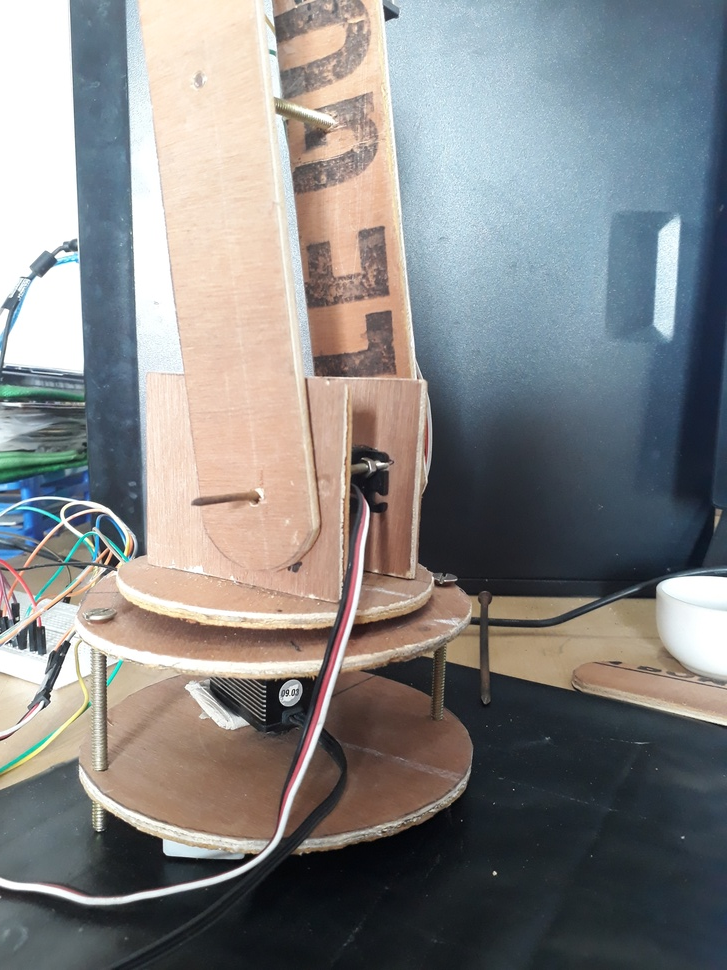
#> input picture Pictures/20180706_143313.jpg, 727 x 970 px, shrunk from 3096 x 4128 before the run, given in place of the camera
$ python 'object detection blue.py'   (Python 2 division)   (older library calls are emulated)
#> lines starting #> are read from the running program, lines starting #| are printed output that depends on the picture; after the words box and inside, x2 and y2 are one past the last pixel; in counts of white or black regions, pixels touching at a corner belong together
import cv2
import numpy as np
cam = cv2.VideoCapture(0)

# Take each frame
_, frame=cam.read()
#> frame is the input picture: shape (970, 727, 3); mean B, G, R 132.5, 132.9, 133.5
blurred=cv2.GaussianBlur(frame,(5,5),0)
ret,thresh=cv2.threshold(blurred,50,255,0)
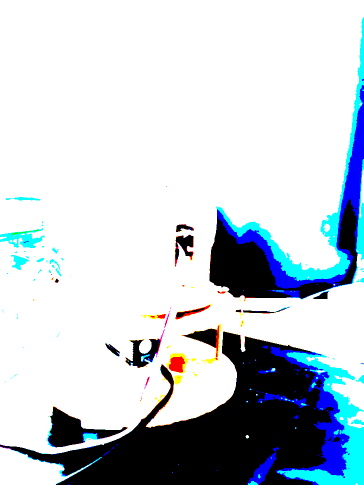
#> thresh: shape (970, 727, 3) (shown at 1/2 size); mean B, G, R 212.9, 205.1, 195.7
# Convert BGR to HSV
hsv = cv2.cvtColor(thresh, cv2.COLOR_BGR2HSV)
#> hsv: shape (970, 727, 3); mean H, S, V 7.8, 20.5, 214.5
# define range of blue color in HSV
lower_red = np.array([0,100,100])
upper_red = np.array([20,255,255])
lower_blue = np.array([70,50,50])
upper_blue = np.array([120,255,255])

# Threshold the HSV image to get only blue colors
maskb = cv2.inRange(hsv, lower_blue, upper_blue)
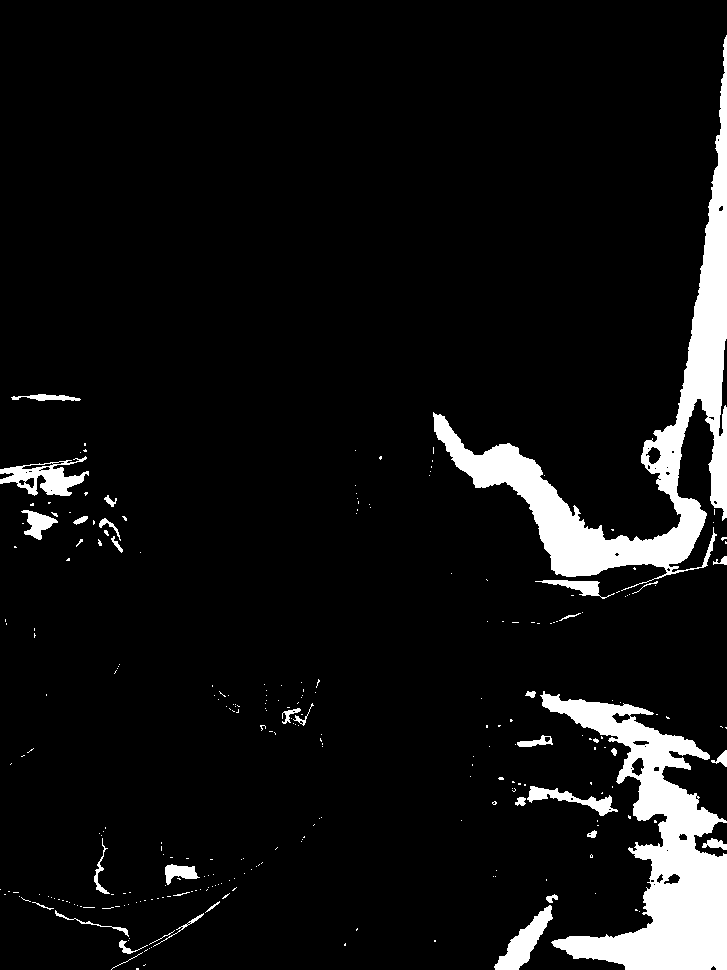
#> maskb: shape (970, 727); 7.4% white; 273 white regions (238 under 20 px), largest, box (x1, y1, x2, y2) and area: (433, 35, 727, 591) 23010, (540, 691, 727, 970) 20440, (0, 456, 89, 496) 1595
maskr = cv2.inRange(hsv, lower_red, upper_red)
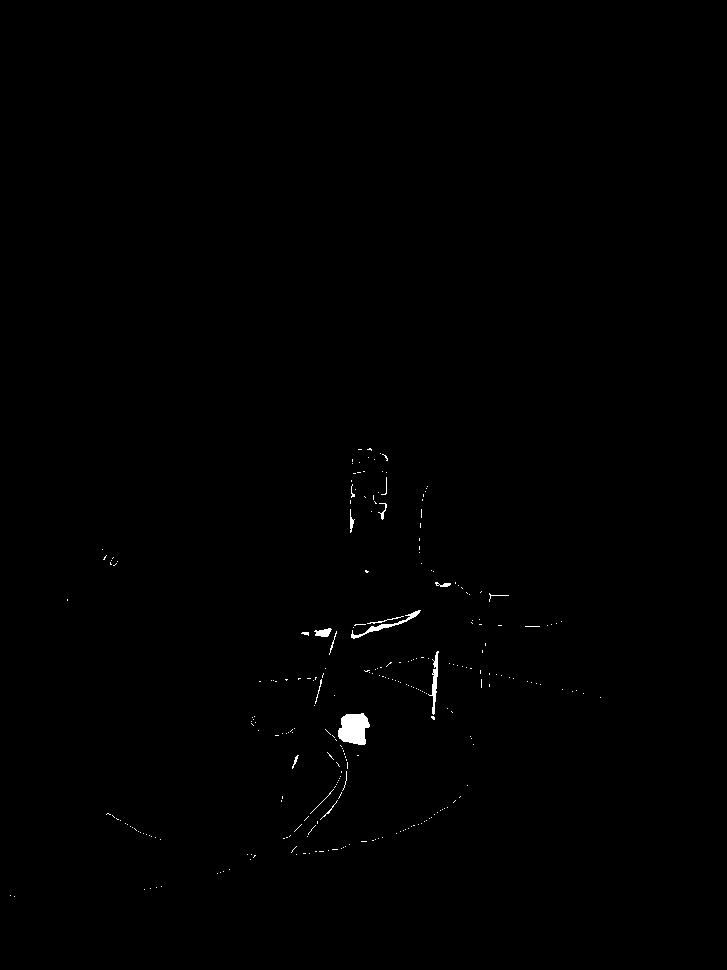
#> maskr: shape (970, 727); 0.34% white; 271 white regions (253 under 20 px)
# Bitwise-AND mask and original image
resb = cv2.bitwise_and(frame,frame, mask= maskb)
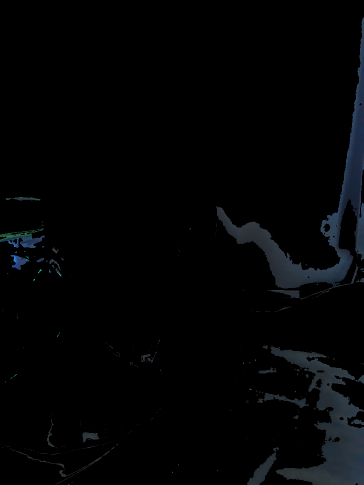
#> resb: shape (970, 727, 3) (shown at 1/2 size); mean B, G, R 4.8, 3.9, 3
resr = cv2.bitwise_and(frame,frame, mask= maskr)

mask_invb=cv2.bitwise_not(resb)
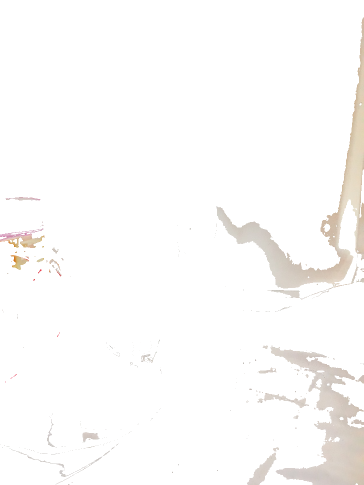
#> mask_invb: shape (970, 727, 3) (shown at 1/2 size); mean B, G, R 250.2, 251.1, 252
mask_invr=cv2.bitwise_not(resr)
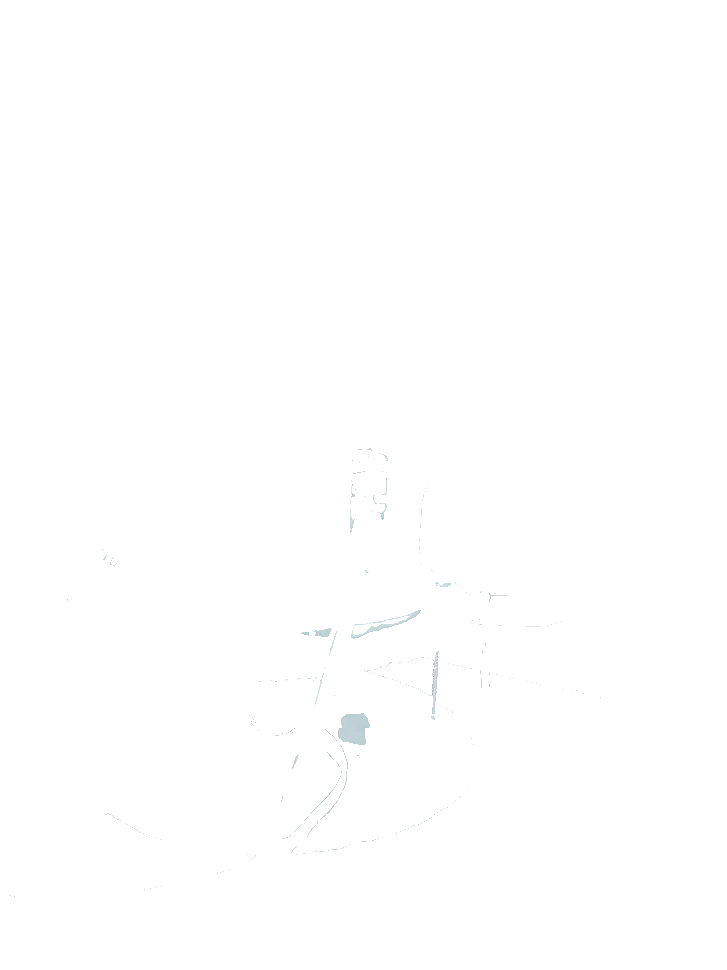
#> mask_invr: shape (970, 727, 3); mean B, G, R 254.9, 254.9, 254.8
grayb= cv2.cvtColor(mask_invb,cv2.COLOR_BGR2GRAY)
grayr= cv2.cvtColor(mask_invr,cv2.COLOR_BGR2GRAY)
#blurred1=cv2.GaussianBlur(gray,(5,5),0)
#ret,thresh1=cv2.threshold(blurred1,50,255,0)
finalb=cv2.bitwise_not(grayb)
finalr=cv2.bitwise_not(grayr)
_,contoursb,_= cv2.findContours(finalb,cv2.RETR_TREE,cv2.CHAIN_APPROX_SIMPLE)
#> contoursb = 320 contours, 277 with area under 20; largest, box (x1, y1, x2, y2) and area: (433, 35, 727, 591) 22048, (540, 691, 727, 970) 20228, (0, 456, 89, 496) 1588, (494, 905, 553, 970) 1320, (527, 786, 618, 816) 738
for b in contoursb:
    M=cv2.moments(b)
    cxb= int(M["m10"]/ M["m00"])
    cyb= int(M["m01"]/ M["m00"])
    cv2.drawContours(frame, [b], -1, (0,255,0), 3)
    cv2.circle(frame,(cxb,cyb),5,(0,255,0),-1)
    print("for blue")
    print cxb
    print cyb
    break
#> this loop made 1 pass
#> (b, cxb, cyb) on pass 1: ([[136, 968], [136, 969], [138, 969], [138, 968]], 137, 968)
#> (printed output is left out)
#> frame: shape (970, 727, 3); 0.01% of pixels changed, all inside (x1, y1, x2, y2) = (132, 963, 143, 970)
_,contoursr,_= cv2.findContours(finalr,cv2.RETR_TREE,cv2.CHAIN_APPROX_SIMPLE)
#> contoursr = 273 contours, 266 with area under 20; largest, box (x1, y1, x2, y2) and area: (338, 713, 370, 745) 714, (351, 610, 421, 639) 184, (428, 651, 439, 715) 166, (314, 628, 332, 637) 84, (435, 582, 451, 587) 29, (350, 509, 355, 533) 27, (378, 503, 387, 520) 20
for r in contoursr:
    R=cv2.moments(r)
#> (the run stopped early here; a loop or call above may not have finished)

$ run again, on Pictures/20180706_143330.jpg
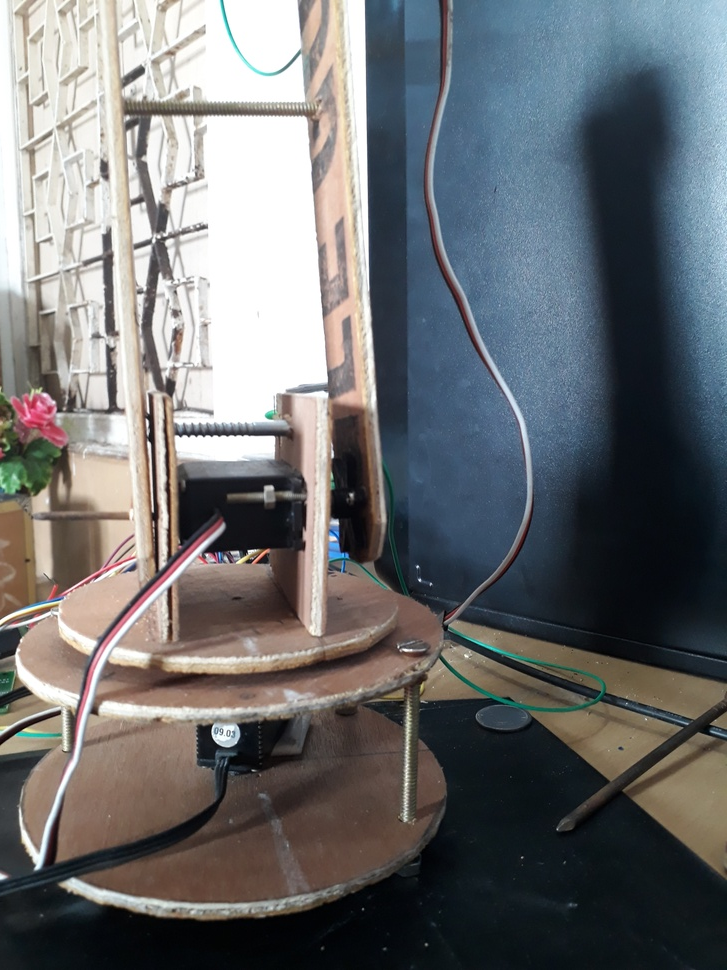
#> input picture Pictures/20180706_143330.jpg, 727 x 970 px, shrunk from 3096 x 4128 before the run, given in place of the camera
#> frame is the input picture: shape (970, 727, 3); mean B, G, R 112.4, 110.6, 109
#> hsv: shape (970, 727, 3); mean H, S, V 6.2, 19.1, 193.6
#> `maskb = cv2.inRange(hsv, lower_blue, upper_blue)`:
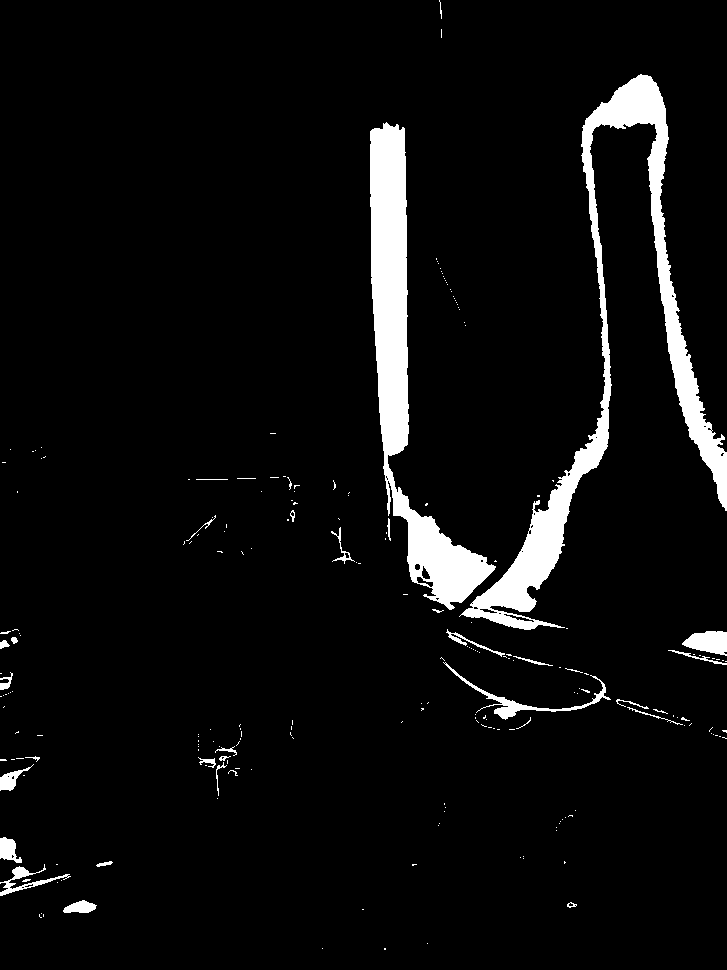
#> maskb: shape (970, 727); 5.6% white; 221 white regions (186 under 20 px), largest, box (x1, y1, x2, y2) and area: (459, 74, 727, 630) 17756, (370, 122, 496, 610) 16081, (443, 662, 611, 720) 972
#> maskr: shape (970, 727); 1% white; 485 white regions (455 under 20 px)
#> `mask_invr=cv2.bitwise_not(resr)`:
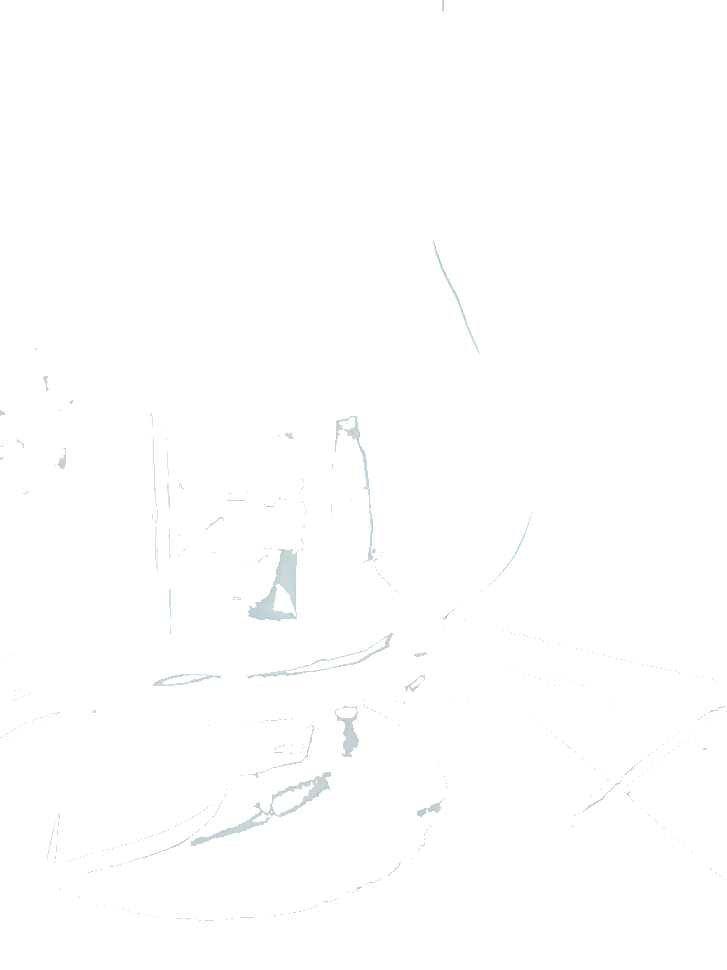
#> mask_invr: shape (970, 727, 3); mean B, G, R 254.6, 254.6, 254.4
#> contoursb = 256 contours, 225 with area under 20; largest, box (x1, y1, x2, y2) and area: (459, 74, 727, 630) 16694, (370, 122, 496, 610) 15632, (443, 662, 611, 720) 730, (682, 631, 727, 656) 726, (0, 864, 71, 896) 386
#> the loop `for b in contoursb:` made 1 pass
#> (b, cxb, cyb) on pass 1: ([[384, 948], [384, 949], [385, 949], [385, 948]], 384, 948)
#> (printed output is left out)
#> contoursr = 490 contours, 471 with area under 20; largest, box (x1, y1, x2, y2) and area: (248, 549, 299, 621) 1802, (191, 772, 331, 846) 1649, (271, 781, 315, 816) 628, (272, 583, 297, 617) 438, (335, 706, 359, 757) 398

$ run again, on Pictures/20180706_143429.jpg
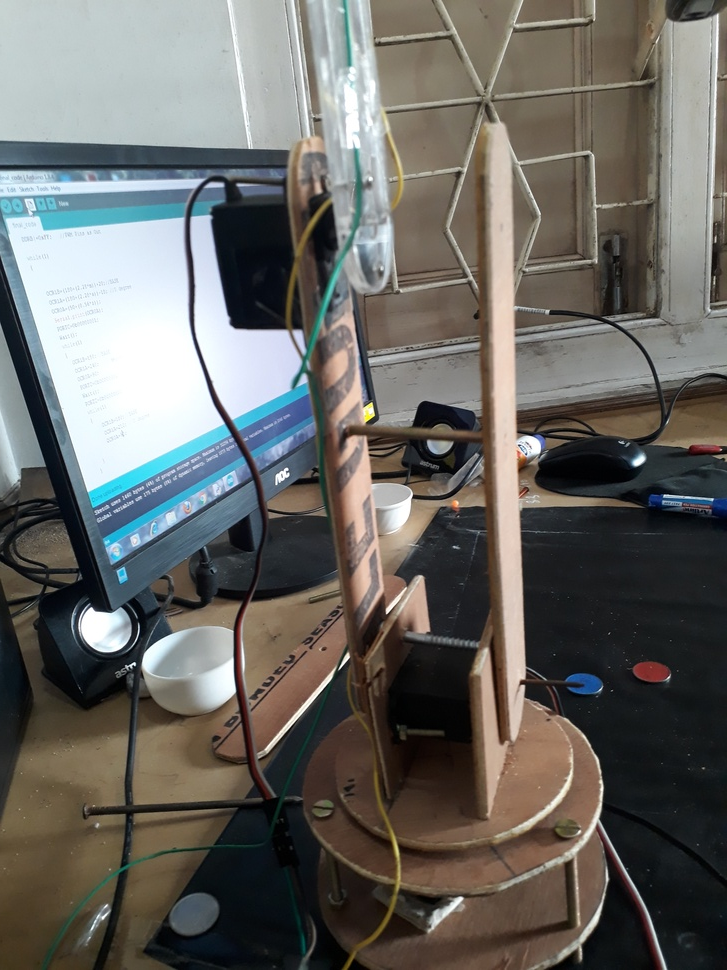
#> input picture Pictures/20180706_143429.jpg, 727 x 970 px, shrunk from 3096 x 4128 before the run, given in place of the camera
#> frame is the input picture: shape (970, 727, 3); mean B, G, R 99.5, 103.4, 104.6
#> hsv: shape (970, 727, 3); mean H, S, V 3.6, 25, 188.5
#> `maskb = cv2.inRange(hsv, lower_blue, upper_blue)`:
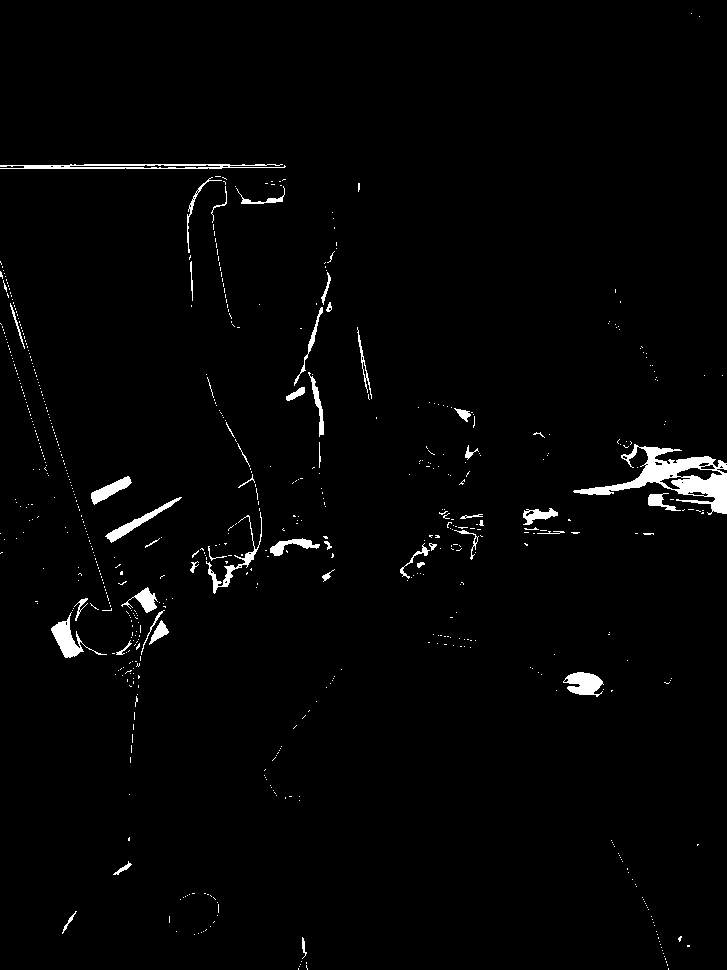
#> maskb: shape (970, 727); 1.8% white; 654 white regions (605 under 20 px), largest, box (x1, y1, x2, y2) and area: (573, 444, 727, 515) 3319, (0, 164, 286, 169) 949, (51, 612, 107, 658) 707
#> maskr: shape (970, 727); 2.5% white; 822 white regions (751 under 20 px)
#> `mask_invr=cv2.bitwise_not(resr)`:
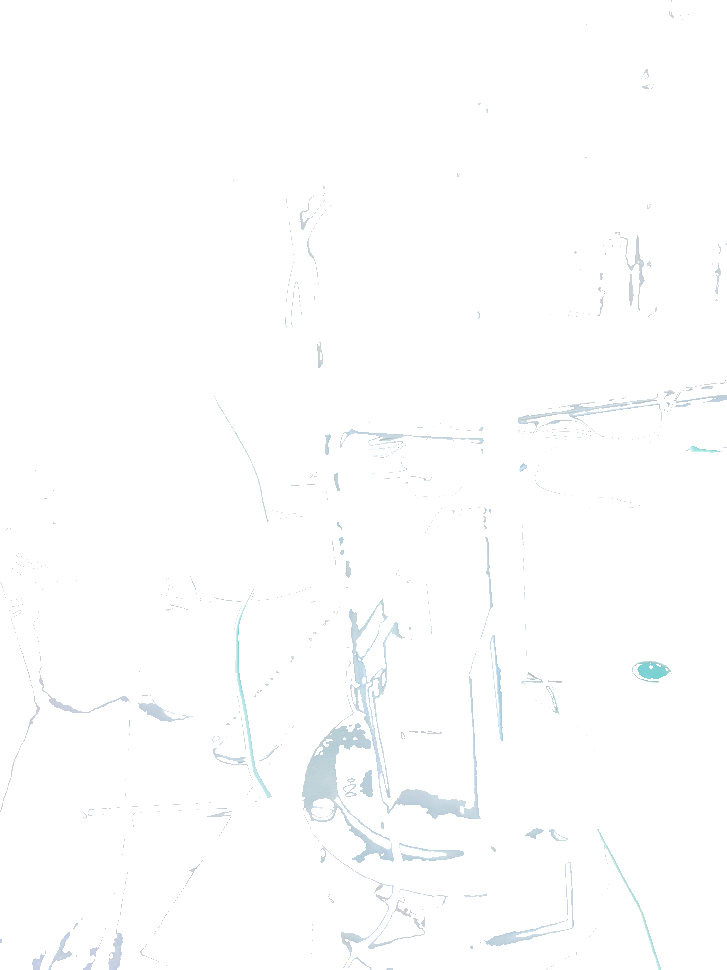
#> mask_invr: shape (970, 727, 3); mean B, G, R 254.2, 253.9, 253.5
#> contoursb = 689 contours, 643 with area under 20; largest, box (x1, y1, x2, y2) and area: (573, 444, 727, 515) 3510, (0, 164, 286, 169) 782, (51, 612, 107, 658) 610, (563, 672, 604, 697) 588, (105, 497, 182, 543) 471
